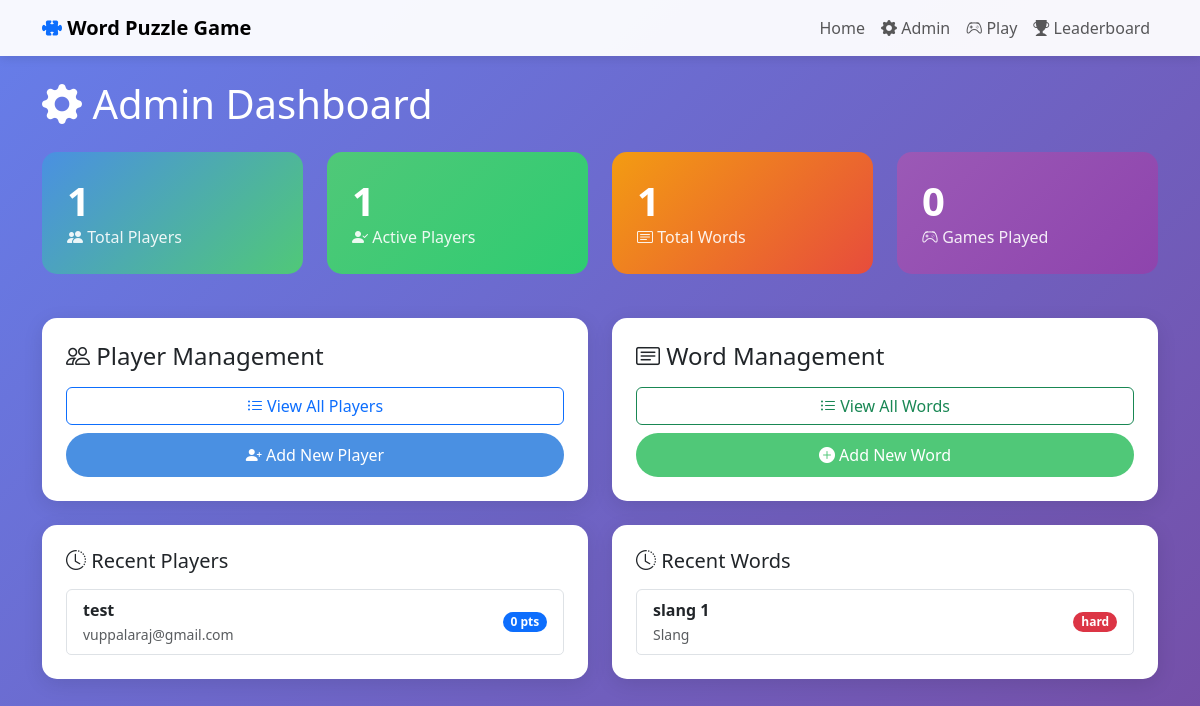
Page /admin/ on the earlier database version.
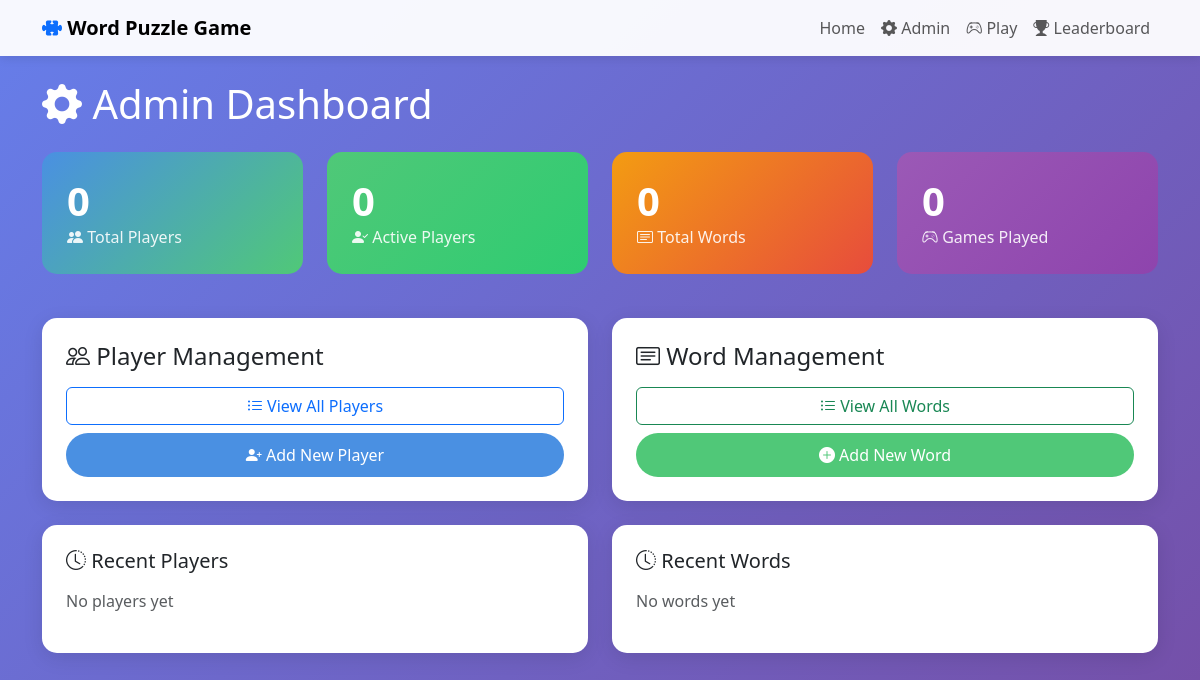
Same page on the later database version.
### app/models.py (models this page shows, shortened)
class Player(db.Model):
    __tablename__ = 'players'
    id = db.Column(db.Integer, primary_key=True)
    username = db.Column(db.String(50), unique=True, nullable=False)
    email = db.Column(db.String(100), unique=True, nullable=False)
    full_name = db.Column(db.String(100), nullable=False)
    total_score = db.Column(db.Integer, default=0)
    games_played = db.Column(db.Integer, default=0)
    created_at = db.Column(db.DateTime, default=datetime.utcnow)
    updated_at = db.Column(db.DateTime, default=datetime.utcnow, onupdate=datetime.utcnow)
    is_active = db.Column(db.Boolean, default=True)
    game_scores = db.relationship('GameScore', backref='player', lazy=True, cascade='all, delete-orphan')

class Word(db.Model):
    __tablename__ = 'words'
    id = db.Column(db.Integer, primary_key=True)
    word = db.Column(db.String(100), unique=True, nullable=False)
    category = db.Column(db.String(50), nullable=False)  # Slang, Rhyme, Translate, etc.
    difficulty = db.Column(db.String(20), default='medium')  # easy, medium, hard
    hint = db.Column(db.String(200))
    answer = db.Column(db.String(100))  # For certain game modes
    translation = db.Column(db.String(100))  # For translate mode
    opposite = db.Column(db.String(100))  # For opposites mode
    rhyme_with = db.Column(db.String(100))  # For rhyme time mode
    context_sentence = db.Column(db.Text)  # For contextual mode
    is_active = db.Column(db.Boolean, default=True)
    created_at = db.Column(db.DateTime, default=datetime.utcnow)

### app/routes.py (the view)
@admin_bp.route('/')
def admin_dashboard():
    total_players = Player.query.count()
    active_players = Player.query.filter_by(is_active=True).count()
    total_words = Word.query.count()
    total_games = GameScore.query.count()
    recent_players = Player.query.order_by(desc(Player.created_at)).limit(5).all()
    recent_words = Word.query.order_by(desc(Word.created_at)).limit(5).all()
    return render_template('admin/dashboard.html',
                         total_players=total_players,
                         active_players=active_players,
                         total_words=total_words,
                         total_games=total_games,
                         recent_players=recent_players,
                         recent_words=recent_words)

### app/templates/admin/dashboard.html (shortened to what the changed rows need)
{% extends "base.html" %}
{% block content %}
<h1 class="mb-4 text-white">
    <i class="bi bi-gear-fill"></i> Admin Dashboard
</h1>
<div class="row mb-4">
    <div class="col-md-3">
        <div class="stat-card">
            <h3>{{ total_players }}</h3>
            <p><i class="bi bi-people-fill"></i> Total Players</p>
        </div>
    </div>
    <div class="col-md-3">
        <div class="stat-card" style="background: linear-gradient(135deg, #50c878, #2ecc71);">
            <h3>{{ active_players }}</h3>
            <p><i class="bi bi-person-check-fill"></i> Active Players</p>
        </div>
    </div>
    <div class="col-md-3">
        <div class="stat-card" style="background: linear-gradient(135deg, #f39c12, #e74c3c);">
            <h3>{{ total_words }}</h3>
            <p><i class="bi bi-card-text"></i> Total Words</p>
        </div>
    </div>
</div>
<div class="row">
    <div class="col-md-6">
        <div class="card p-4">
            <h5 class="mb-3">
                <i class="bi bi-clock-history"></i> Recent Players
            </h5>
            {% if recent_players %}
                <div class="list-group">
                    {% for player in recent_players %}
                    <div class="list-group-item">
                        <div class="d-flex justify-content-between align-items-center">
                            <div>
                                <strong>{{ player.username }}</strong>
                                <br>
                                <small class="text-muted">{{ player.email }}</small>
                            </div>
                            <span class="badge bg-primary rounded-pill">
                                {{ player.total_score }} pts
                            </span>
                        </div>
                    </div>
                    {% endfor %}
                </div>
            {% else %}
                <p class="text-muted">No players yet</p>
            {% endif %}
        </div>
    </div>
    <div class="col-md-6">
        <div class="card p-4">
            <h5 class="mb-3">
                <i class="bi bi-clock-history"></i> Recent Words
            </h5>
            {% if recent_words %}
                <div class="list-group">
                    {% for word in recent_words %}
                    <div class="list-group-item">
                        <div class="d-flex justify-content-between align-items-center">
                            <div>
                                <strong>{{ word.word }}</strong>
                                <br>
                                <small class="text-muted">{{ word.category }}</small>
                            </div>
                            <span class="badge bg-{{ 'success' if word.difficulty == 'easy' else 'warning' if word.difficulty == 'medium' else 'danger' }} rounded-pill">
                                {{ word.difficulty }}
                            </span>
                        </div>
                    </div>
                    {% endfor %}
                </div>
            {% else %}
                <p class="text-muted">No words yet</p>
            {% endif %}
        </div>
    </div>
</div>
{% endblock %}

Differences in the rows shown:
removed Player: username "test", email "vuppalaraj@gmail.com", total_score "0"
removed Word: word "slang 1", category "Slang", difficulty "hard"
Other differences:
{{ total_players }}: "1" → "0"
{{ active_players }}: "1" → "0"
{{ total_words }}: "1" → "0"
text now shown: "No players yet No words yet"
